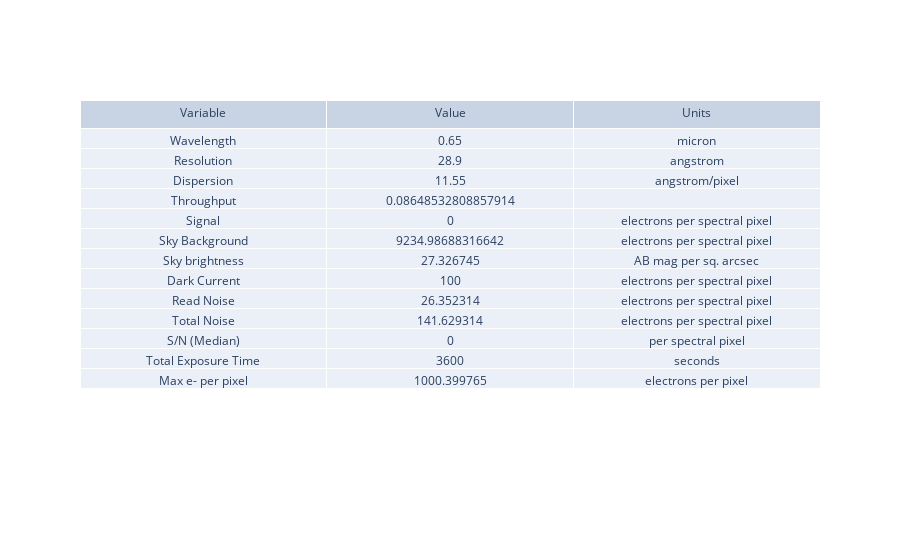

Notebook code for this chart:
### Markdown cell above
## ETC: fliter, slitless - default userinput
- in the end we want to get this back, but just keeping this for now

### Code cell
#### RUN THE BIG BOI ETC AGAIN, SLITLESS + FILTER

slitless_filtered_etc_output = general_etc_serena(userinput, filtered=True, bandpass_filter=bk_filter_gauss_edited,slitless_mode=True)

fig = go.Figure(data=[go.Table(header=dict(values=['Variable', 'Value', 'Units']),
                 cells=dict(values=[
                     slitless_filtered_etc_output["summary_struct"]['quant'],
                     slitless_filtered_etc_output["summary_struct"]['value'],
                     slitless_filtered_etc_output["summary_struct"]['unit']]))
                     ])

fig.show()

### Figure 1 — Plotly figure (JSON) as saved in the notebook; plotly's stock layout.template omitted (floating-point values rounded to 4 significant figures)
{"data": [{"cells": {"values": [["Wavelength", "Resolution", "Dispersion", "Throughput", "Signal", "Sky Background", "Sky brightness", "Dark Current", "Read Noise", "Total Noise", "S/N (Median)", "Total Exposure Time", "Max e- per pixel"], [0.65, 28.9, 11.55, 0.08649, 0, 9235.0, 27.33, 100, 26.35, 141.6, 0, 3600, 1000.0], ["micron", "angstrom", "angstrom/pixel", "", "electrons per spectral pixel", "electrons per spectral pixel", "AB mag per sq. arcsec", "electrons per spectral pixel", "electrons per spectral pixel", "electrons per spectral pixel", "per spectral pixel", "seconds", "electrons per pixel"]]}, "header": {"values": ["Variable", "Value", "Units"]}, "type": "table"}], "layout": {}}
